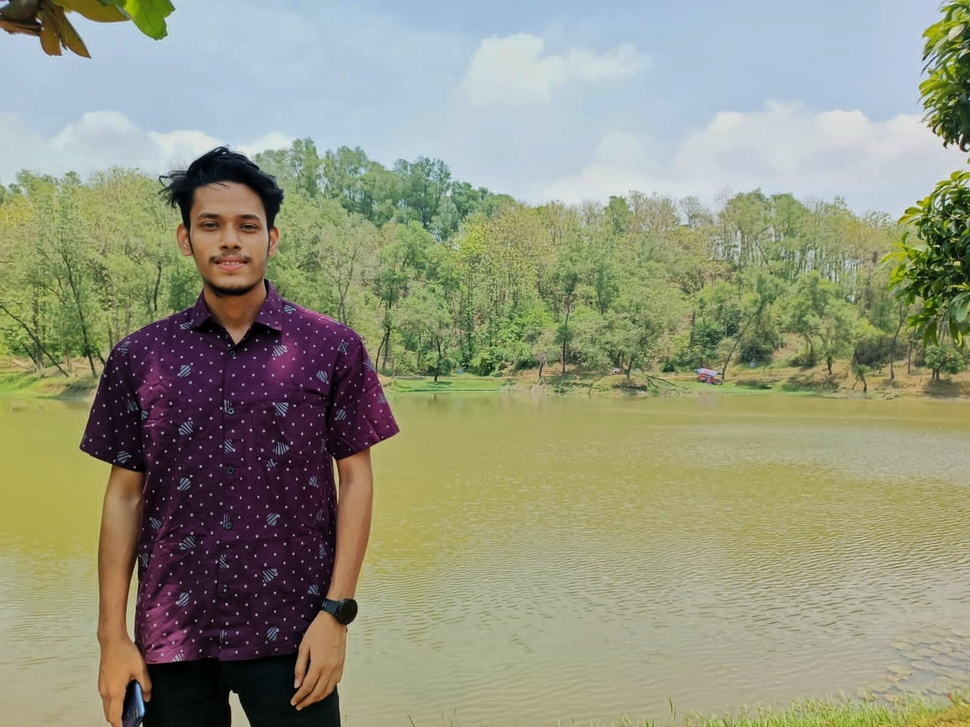
#> input picture Phase_02/01_opencv/Phase_2_Image_Transformations_& _Manipulation/random.jpeg, 970 x 727 px, shrunk from 1600 x 1200 before the run
$ jupyter execute image_rotation_flipping.ipynb
#> lines starting #> are read from the running program, lines starting #| are printed output that depends on the picture
[cell 1]
import cv2

image = cv2.imread('random.jpeg')
#> image is the input picture: shape (727, 970, 3); mean B, G, R 125.5, 148.6, 146.4

# Rotate the image by 45 degrees
if image is None:
    print('Could not read the image.')

else:
    (h, w) = image.shape[:2]
#> h = 727; w = 970

    center = (w // 2, h // 2)
#> center = (485, 363)
    M = cv2.getRotationMatrix2D(center, 45, 1.0)
    rotated = cv2.warpAffine(image, M, (w, h))
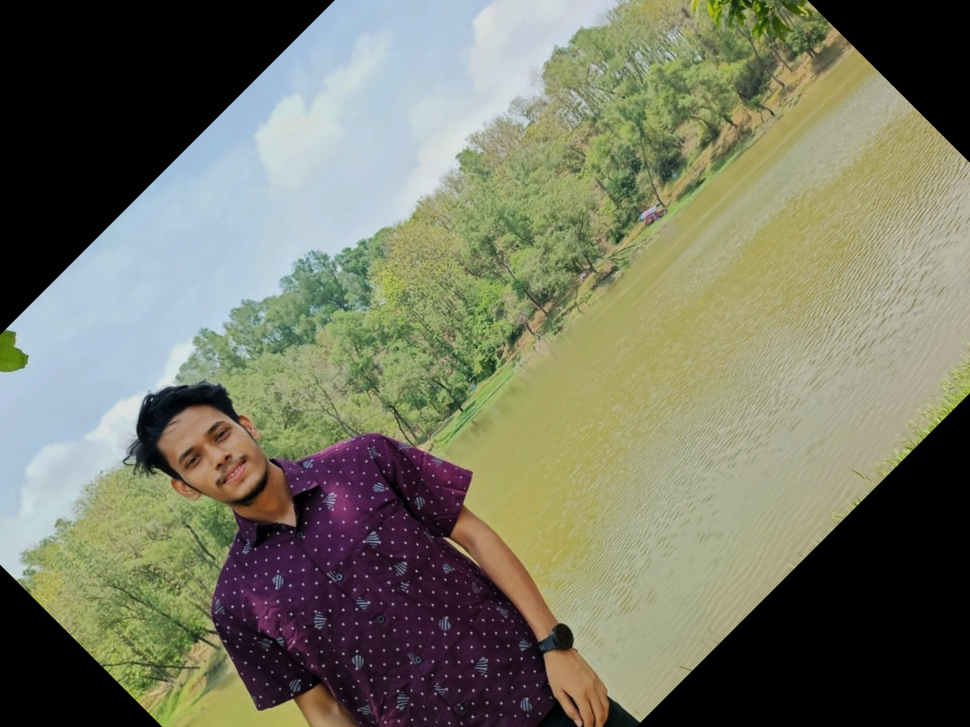
#> rotated: shape (727, 970, 3); mean B, G, R 99.8, 119.4, 117.5
    cv2.imshow('Rotated Image', rotated)
    cv2.waitKey(0)
    cv2.destroyAllWindows()

[cell 2]
# Flipping the image
if image is None:
    print('Could not read the image.')

else:
    flipped_horizontal = cv2.flip(image, 1)
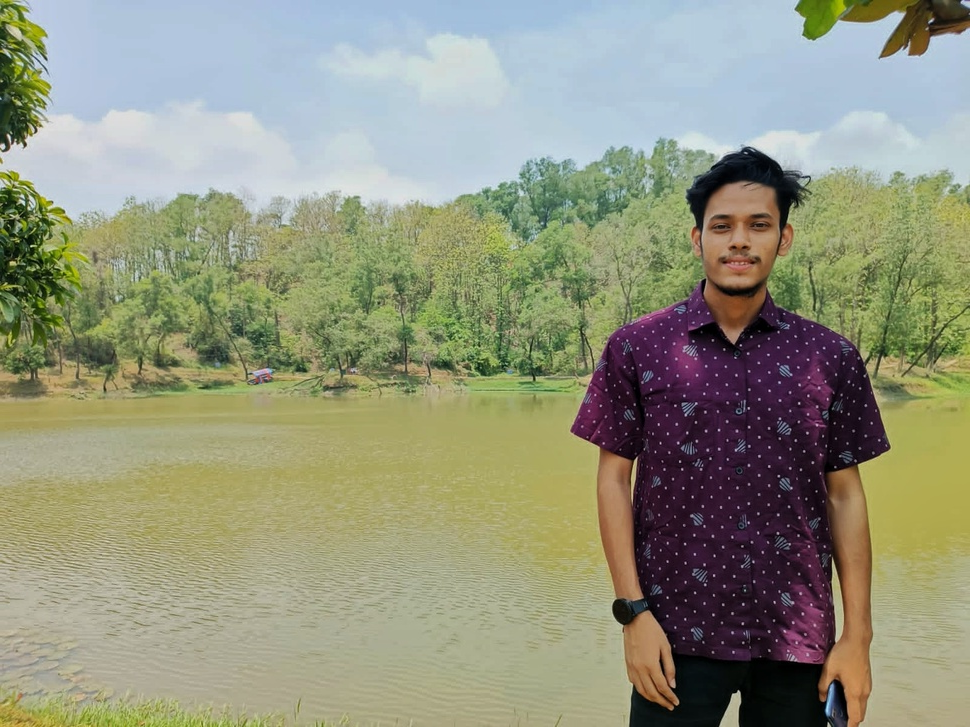
#> flipped_horizontal: shape (727, 970, 3); mean B, G, R 125.5, 148.6, 146.4
    flipped_vertical = cv2.flip(image, 0)
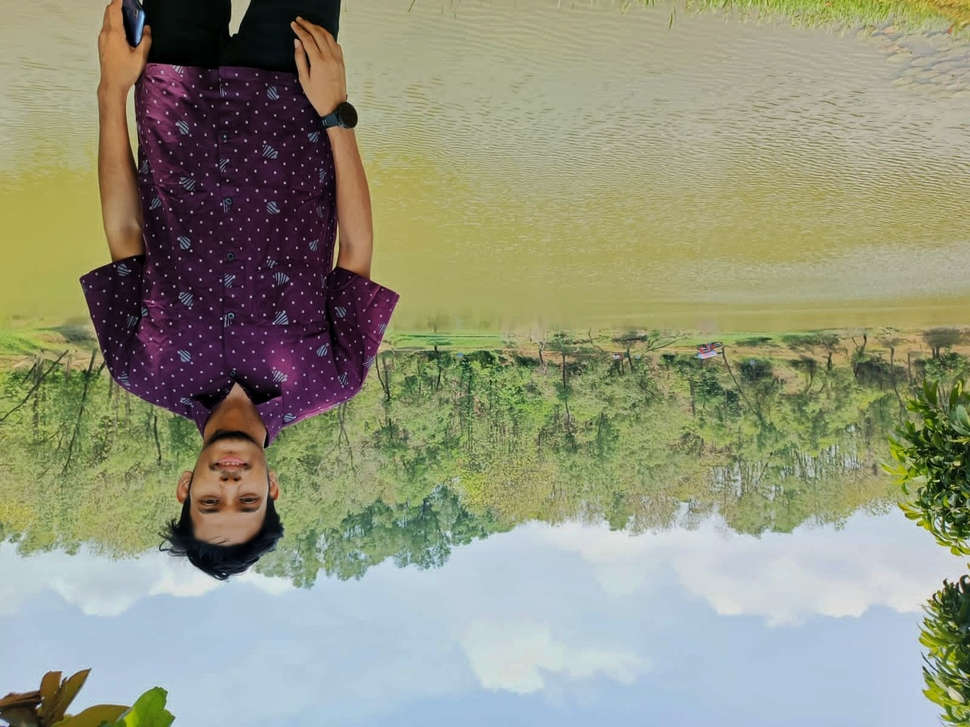
#> flipped_vertical: shape (727, 970, 3); mean B, G, R 125.5, 148.6, 146.4
    flipped_both = cv2.flip(image, -1)
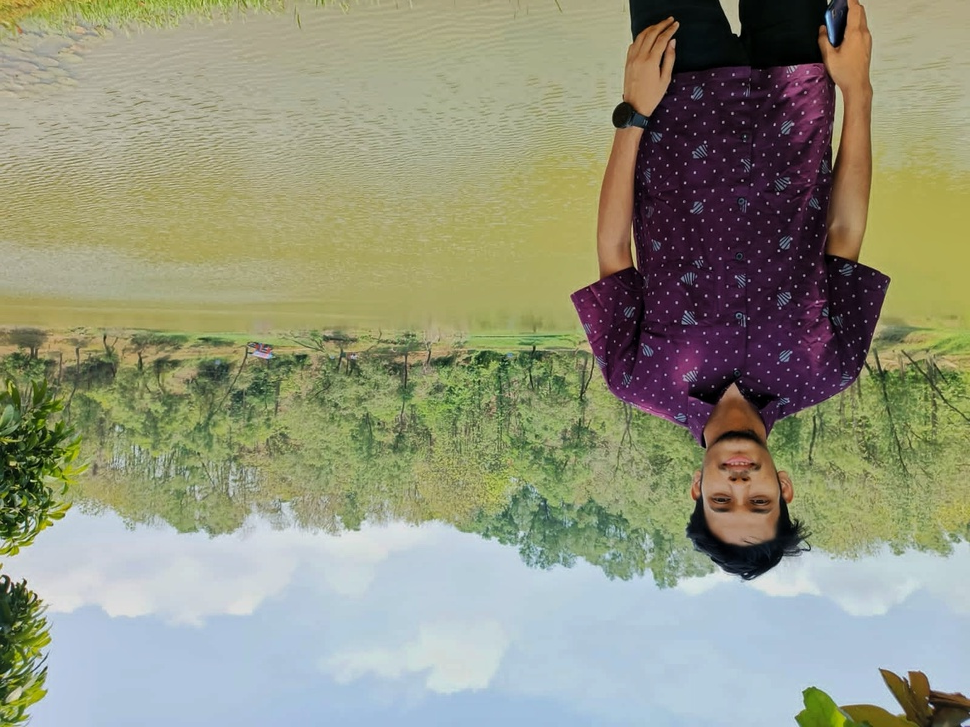
#> flipped_both: shape (727, 970, 3); mean B, G, R 125.5, 148.6, 146.4
    cv2.imshow('Original Image', image)
    cv2.imshow('Flipped Horizontal', flipped_horizontal)
    cv2.imshow('Flipped Vertical', flipped_vertical)
    cv2.imshow('Flipped Both', flipped_both)
    cv2.waitKey(0)
    cv2.destroyAllWindows()
